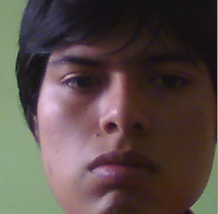
#> input picture src/resources/face1.png, 218 x 214 px, found by its file name
$ python hist.py
#> lines starting #> are read from the running program, lines starting #| are printed output that depends on the picture
import cv2
import numpy as np
from matplotlib import pyplot as plt
from IPython import embed

img = cv2.imread('../data/face1.png', 0)
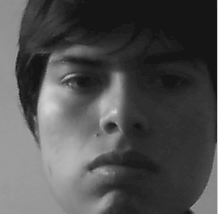
#> img: shape (214, 218); min 21, max 217, mean 79
embed()
plt.hist(img.ravel(), 256, [0, 256])
#> (this line was passed over: IPython is not available in this run)
plt.show()

$ run again, with src/resources/trump.jpg saved as src/resources/face1.png
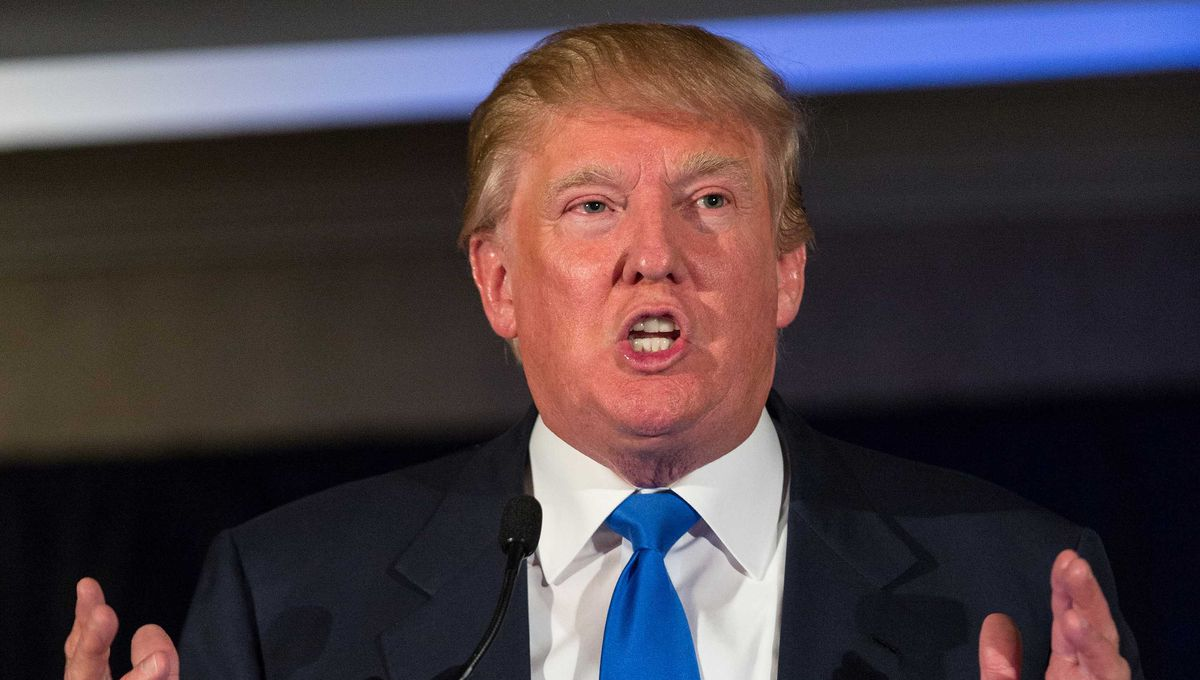
#> input picture src/resources/trump.jpg, 1200 x 680 px, found by its file name
#> `img = cv2.imread('../data/face1.png', 0)`:
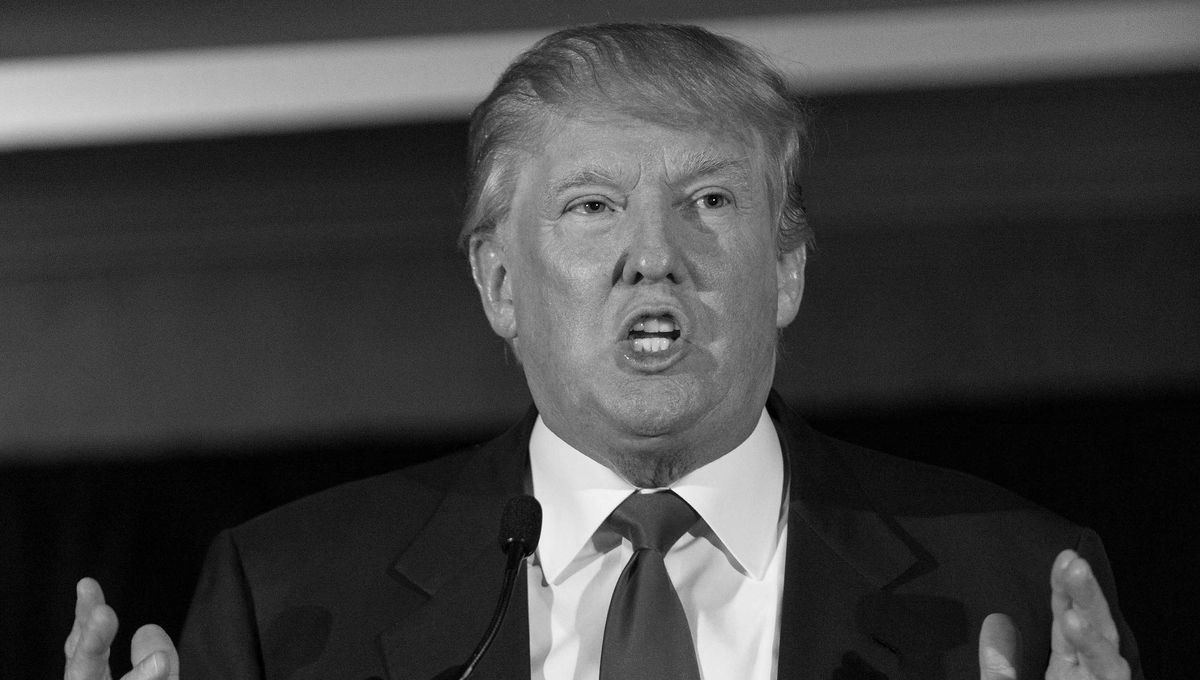
#> img: shape (680, 1200); min 0, max 252, mean 65.5
